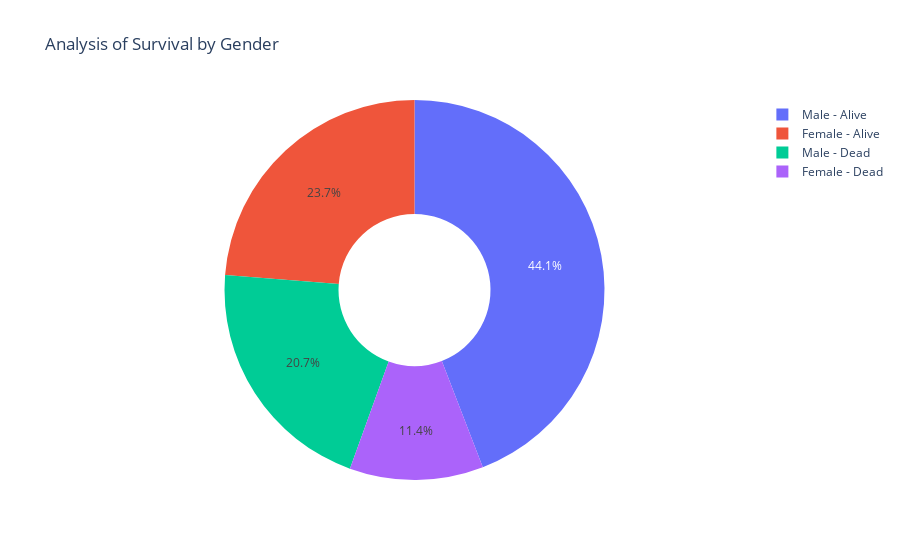

This figure's notebook cell:
### Markdown cell above
- Age appears to play a more prominent role in heart failure mortality in men than in women.  
 - Survival appears to be concentrated in females around the ages of 60 to 70, and concentrated between 50 to 60 in males.

### Code cell
# split df by 'male and female' and by 'death or not'
male_dead = df[(df['sex'] == 1) & (df['DEATH_EVENT'] == 1)]
male_alive = df[(df['sex'] == 1) & (df['DEATH_EVENT'] == 0)]
female_dead = df[(df['sex'] == 0) & (df['DEATH_EVENT'] == 1)]
female_alive = df[(df['sex'] == 0) & (df['DEATH_EVENT'] == 0)]

labs = ['Male - Dead', 'Male - Alive', 'Female - Dead', 'Female - Alive']
values = [len(male_dead), len(male_alive), len(female_dead), len(female_alive)]

fig = go.Figure(data = [go.Pie(labels = labs, values = values, hole = .4)])
fig.update_layout(
    title_text = 'Analysis of Survival by Gender')
fig

### Figure 1 — Plotly figure (JSON) as saved in the notebook; plotly's stock layout.template omitted (floating-point values rounded to 4 significant figures)
{"data": [{"hole": 0.4, "labels": ["Male - Dead", "Male - Alive", "Female - Dead", "Female - Alive"], "type": "pie", "values": [62, 132, 34, 71]}], "layout": {"title": {"text": "Analysis of Survival by Gender"}}}
